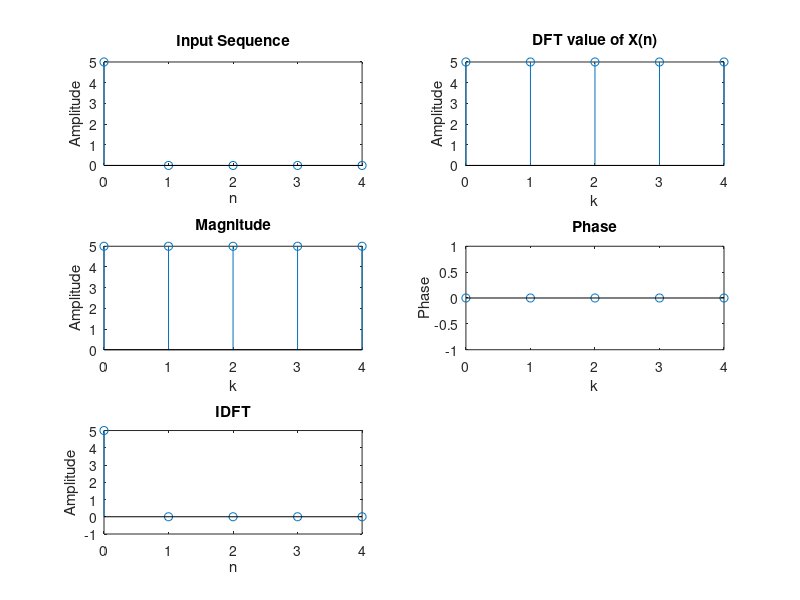

MATLAB code for this plot:
clc
clear all

% reading the input sequence
x = input('Enter the elements: ');

% reading number of DFT points
N = input('Enter the value of N: ');

% appending zeros at the end of sequence
L = length(x);
n = 0:N-1;
x = [x zeros(1,N-L)];

% plot the input sequence
subplot(3,2,1)
stem(n,x)
xlabel('n')
ylabel('Amplitude')
title('Input Sequence')

% initializing blank array to fill the IDFT 
y = zeros(1,N);

% recreating the formula for dft using 2 for loops
for k = 0:N-1
    for n = 0:N-1
        y(k+1) =y(k+1)+ x(n+1)*exp((-j*2*pi*k*n)/N);
    end
end

% output the dft sequence
disp('y: ')
disp(y)

% plot the dft sequence
k = 0:N-1;
subplot(3,2,2)
stem(k,y)
xlabel('k')
ylabel('Amplitude')
title('DFT value of X(n)')

magnitude = abs(y);
subplot(3,2,3)
stem(k,magnitude)
xlabel('k')
ylabel('Amplitude')
title('Magnitude')

phase = angle(y);
subplot(3,2,4)
stem(k,phase)
xlabel('k')
ylabel('Phase')
title('Phase')


%IDFT generation
N = length(y);

% initializing blank array to fill the IDFT
m = zeros(1,N);

% recreating the formula for idft using 2 for loops
for n = 0:N-1
    for k = 0:N-1
        m(n+1) = m(n+1)+((1/N)*(y(k+1)*exp((j*2*pi*k*n)/N)));
    end
end
disp('m: ')
disp(m)

% plotting the IDFT 
n = 0:N-1;
subplot(3,2,5)
stem(n,m)
xlabel('n')
ylabel('Amplitude')
title('IDFT')
